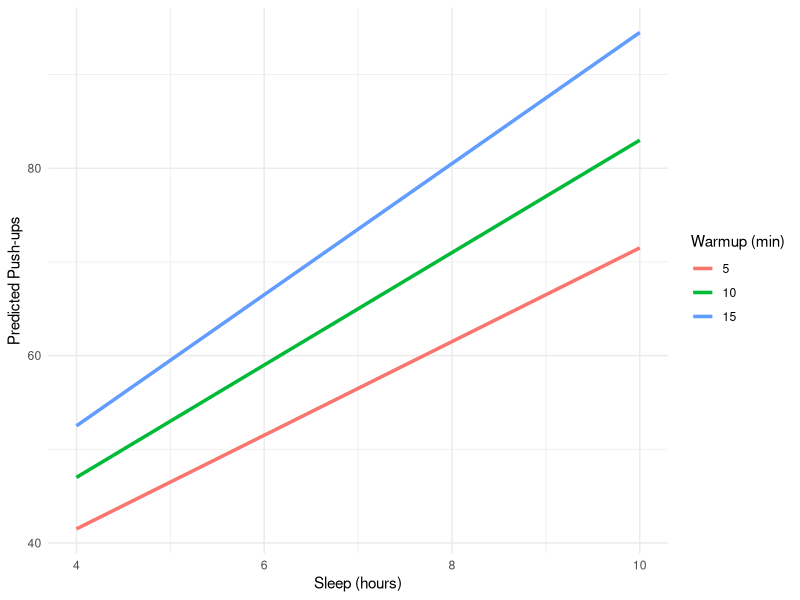
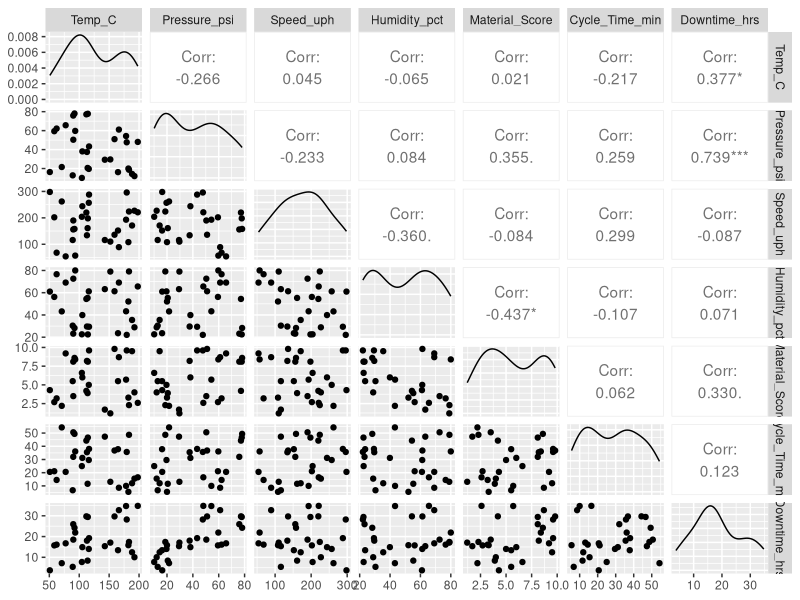
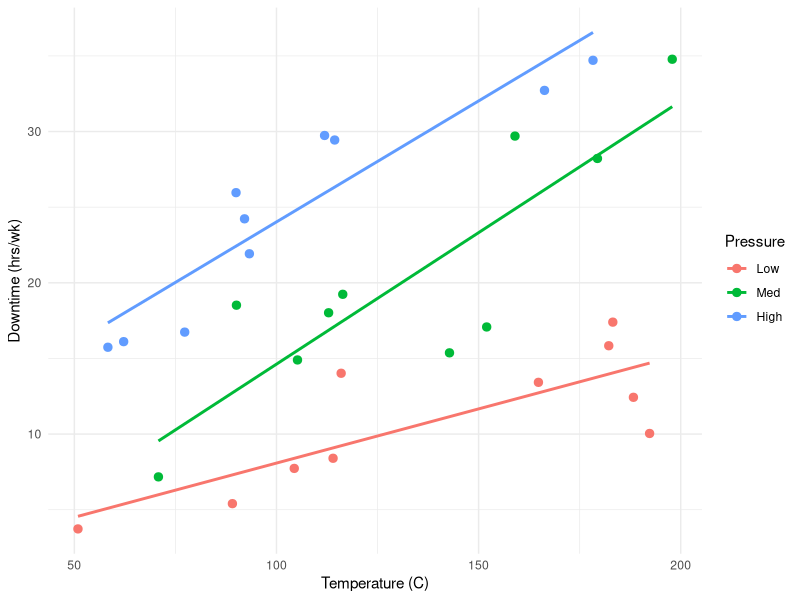

R code for these plots, in order:
## ---- chunk 1
knitr::opts_chunk$set(echo = TRUE, message = FALSE, warning = FALSE)
library(tidyverse)
library(GGally)
## ---- chunk 2
pred_pushups <- function(s, w) 20 + 4*s + 0.3*w + 0.2*s*w

# Verify board calculations
data.frame(
  Sleep = c(6, 8, 6, 8),
  Warmup = c(5, 5, 15, 15)
) %>%
  mutate(Pushups = pred_pushups(Sleep, Warmup))
## ---- chunk 3
# Effect of Sleep depends on Warmup
cat("Effect of Sleep (6->8) at Warmup=5:", pred_pushups(8,5) - pred_pushups(6,5), "\n")
cat("Effect of Sleep (6->8) at Warmup=15:", pred_pushups(8,15) - pred_pushups(6,15), "\n")
## ---- chunk 4
grid <- expand.grid(Sleep = seq(4, 10, by = 0.5), Warmup = c(5, 10, 15))
grid$Pushups <- pred_pushups(grid$Sleep, grid$Warmup)

ggplot(grid, aes(x = Sleep, y = Pushups, color = factor(Warmup))) +
  geom_line(linewidth = 1.2) +
  labs(x = "Sleep (hours)", y = "Predicted Push-ups",
       color = "Warmup (min)") +
  theme_minimal()
## ---- chunk 5
# Replace "alpha" with your assigned line name:
# alpha, bravo, charlie, delta, echo, foxtrot, golf, hotel
my_line <- read_csv("data/line_alpha.csv")
head(my_line)
## ---- chunk 6
ggpairs(my_line)
## ---- chunk 7
# Additive model (replace variables as needed)
model_add <- lm(Downtime_hrs ~ Temp_C + Pressure_psi, data = my_line)
summary(model_add)
## ---- chunk 8
# Interaction model
model_int <- lm(Downtime_hrs ~ Temp_C * Pressure_psi, data = my_line)
summary(model_int)
## ---- chunk 9
# Partial F-test
anova(model_add, model_int)
## ---- chunk 10
my_line <- my_line %>%
  mutate(Pressure_group = cut(Pressure_psi,
                               breaks = quantile(Pressure_psi, c(0, 0.33, 0.67, 1)),
                               labels = c("Low", "Med", "High"),
                               include.lowest = TRUE))

ggplot(my_line, aes(x = Temp_C, y = Downtime_hrs, color = Pressure_group)) +
  geom_point(size = 2.5) +
  geom_smooth(method = "lm", se = FALSE) +
  labs(x = "Temperature (C)", y = "Downtime (hrs/wk)", color = "Pressure") +
  theme_minimal()
